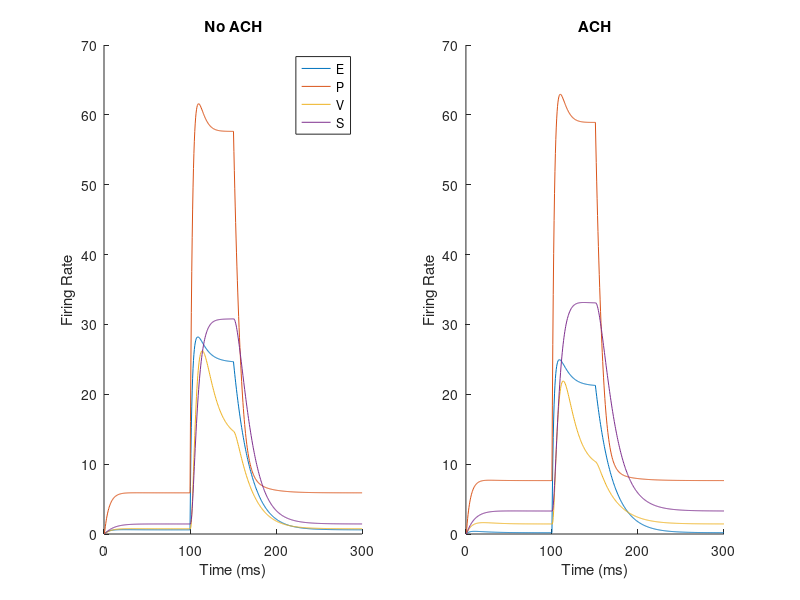
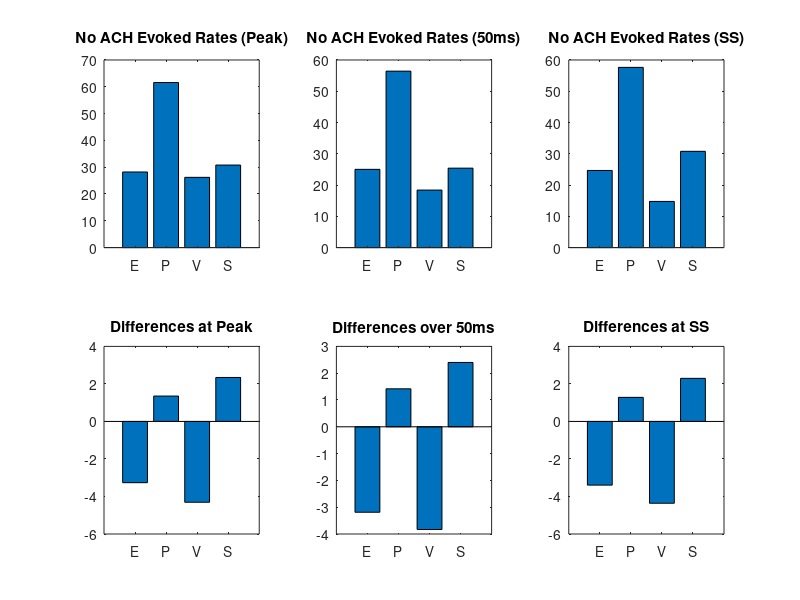

These charts were generated, in order, by the following MATLAB code:
%Runs 4-population model with and without ACH
clear all
mas=[5]; %max strength of ach


depols=[0 1 1 1].*mas;

T=300; dt=.5; T=T/dt;
n=2.2; % 2.2 lin/nonlin. 1=lin, >1=n for nonlin
maxopt=0; %0 for nonlin
k=.01; %.01
Ne=1; Npv=1; Nvip=1; Nsom=1; %one rate unit per cell type
Ntot=Ne+Npv+Nvip+Nsom; % # of cell groups
taus=[20 10 10 10]; %time constants, e i



W=[.017, -.956, -.045, -.512;
    .8535, -.99, -.09, -.307;
    2.104, -.184, 0, -.734;
    1.285, 0, -.14, 0];



NeI=[1]; NpvI=[2]; NvipI=[3];  NsomI=[4];

for tri=1:2
    %tri=1 ach, tri=2 no ach.
    depols=depols.*(tri==1);
    SpontRates=[12.8 24 8 8.9];
    
    InpRates=[93 74 0 0];
    
    BinpE=ones(1,T).*SpontRates(1); BinpPV=ones(1, T).*SpontRates(2); BinpVIP=ones(1, T).*SpontRates(3);  BinpSOM=ones(1, T).*SpontRates(4); %no reason for this to be over time....
    
    InpE=zeros(Ne,T); InpPV=zeros(Npv,T); InpVIP=zeros(Nvip,T); InpSOM=zeros(Nsom,T);
    endT=300; stT=200;
    InpE(:,stT:endT)=InpE(:,stT:endT)+InpRates(1); InpPV(:,stT:endT)=InpPV(:,stT:endT)+InpRates(2); InpVIP(:,stT:endT)=InpVIP(:,stT:endT)+InpRates(3); InpSOM(:,stT:endT)=InpSOM(:,stT:endT)+InpRates(4);
    
    Re(:,1)=zeros(Ne,1); Rpv(:,1)=zeros(Npv,1); Rvip(:,1)=zeros(Nvip,1); Rsom(:,1)=zeros(Nsom,1);
    
    for t=2:T %run simulation
        dRe=(-Re(:,t-1)+k.*(max((InpE(:,t-1)+depols(1)+BinpE(1,t-1)+ W(NeI,:)*[Re(:,t-1); Rpv(:,t-1); Rvip(:,t-1); Rsom(:,t-1)]),maxopt)).^n)./taus(1);
        dRpv=(-Rpv(:,t-1)+k.*(max((InpPV(:,t-1)+depols(2)+BinpPV(1,t-1)+ W(NpvI,:)*[Re(:,t-1); Rpv(:,t-1); Rvip(:,t-1); Rsom(:,t-1)]),maxopt)).^n)./taus(2);
        dRvip=(-Rvip(:,t-1)+k.*(max((InpVIP(:,t-1)+depols(3)+BinpVIP(1,t-1)+ W(NvipI,:)*[Re(:,t-1); Rpv(:,t-1); Rvip(:,t-1); Rsom(:,t-1)]),maxopt)).^n)./taus(3);
        dRsom=(-Rsom(:,t-1)+k.*(max((InpSOM(:,t-1)+depols(4)+BinpSOM(1,t-1)+ W(NsomI,:)*[Re(:,t-1); Rpv(:,t-1); Rvip(:,t-1); Rsom(:,t-1)]),maxopt)).^n)./taus(4);
        
        
        
        
        Re(:,t)= Re(:,t-1)+dRe*dt;
        Rpv(:,t)= Rpv(:,t-1)+dRpv*dt;
        Rvip(:,t)= Rvip(:,t-1)+dRvip*dt;
        Rsom(:,t)= Rsom(:,t-1)+dRsom*dt;
        
    end
    allOT(tri,:,:)=[Re; Rpv; Rvip; Rsom];
    
    %spontaneous rates:
    rezes(tri,1:4)=[mean(Re(:,stT-100:stT-1),2), mean(Rpv(:,stT-100:stT-1),2), mean(Rvip(:,stT-100:stT-1),2), mean(Rsom(:,stT-100:stT-1),2)];
    %transient average:
    rezesL(tri,1:4)=[mean(Re(:,stT:stT+100),2), mean(Rpv(:,stT:stT+100),2), mean(Rvip(:,stT:stT+100),2), mean(Rsom(:,stT:stT+100),2)];
end




OTdifs=[allOT(1,1,:)-allOT(2,1,:); allOT(1,2,:)-allOT(2,2,:); allOT(1,3,:)-allOT(2,3,:); allOT(1,4,:)-allOT(2,4,:) ];
OTpeaks=max(allOT,[],3);
OTpdifs=[OTpeaks(1,1)-OTpeaks(2,1); OTpeaks(1,2)-OTpeaks(2,2); OTpeaks(1,3)-OTpeaks(2,3); OTpeaks(1,4)-OTpeaks(2,4) ];


mr=squeeze(rezes);
mrL=squeeze(rezesL);
ssdif=OTdifs(:,1,endT);


figure; subplot(1,2,1); hold on; plot(squeeze(allOT(2,:,:))'); xlabel('Time (ms)'); ylabel('Firing Rate')
ax=gca;
set(ax,'XTick',[0 200 400 600 800])
set(ax,'XTickLabel',{'0', '100', '200', '300', '400'}); title('No ACH'); legend({'E', 'P', 'V', 'S'})

subplot(1,2,2); hold on; plot(squeeze(allOT(1,:,:))'); xlabel('Time (ms)'); ylabel('Firing Rate')
ax=gca;
set(ax,'XTick',[0 200 400 600 800])
set(ax,'XTickLabel',{'0', '100', '200', '300', '400'}); title('ACH')

figure
subplot(2,3,1)
bar(squeeze(OTpeaks(2,:)))
title('No ACH Evoked Rates (Peak)')
ax=gca;
set(ax,'XTick',[1 2 3 4])
set(ax,'XTickLabel',{'E','P','V','S'})
subplot(2,3,2)
bar(squeeze(mrL(2,:)))
title('No ACH Evoked Rates (50ms)')
ax=gca;
set(ax,'XTick',[1 2 3 4])
set(ax,'XTickLabel',{'E','P','V','S'})
subplot(2,3,3)
bar(squeeze(allOT(2,:,endT)))
title('No ACH Evoked Rates (SS)')
ax=gca;
set(ax,'XTick',[1 2 3 4])
set(ax,'XTickLabel',{'E','P','V','S'})

subplot(2,3,4)
bar(squeeze(OTpdifs))
title('Differences at Peak')
ax=gca;
set(ax,'XTick',[1 2 3 4])
set(ax,'XTickLabel',{'E','P','V','S'})
subplot(2,3,5)
ax=gca;
bar([mrL(1,1)-mrL(2,1)   mrL(1,2)-mrL(2,2)    mrL(1,3)-mrL(2,3)  mrL(1,4)-mrL(2,4) ])
title('Differences over 50ms')
set(ax,'XTick',[1 2 3 4])
set(ax,'XTickLabel',{'E','P','V','S'})
subplot(2,3,6)
bar(squeeze(ssdif))
title('Differences at SS')
ax=gca;
set(ax,'XTick',[1 2 3 4])
set(ax,'XTickLabel',{'E','P','V','S'})


